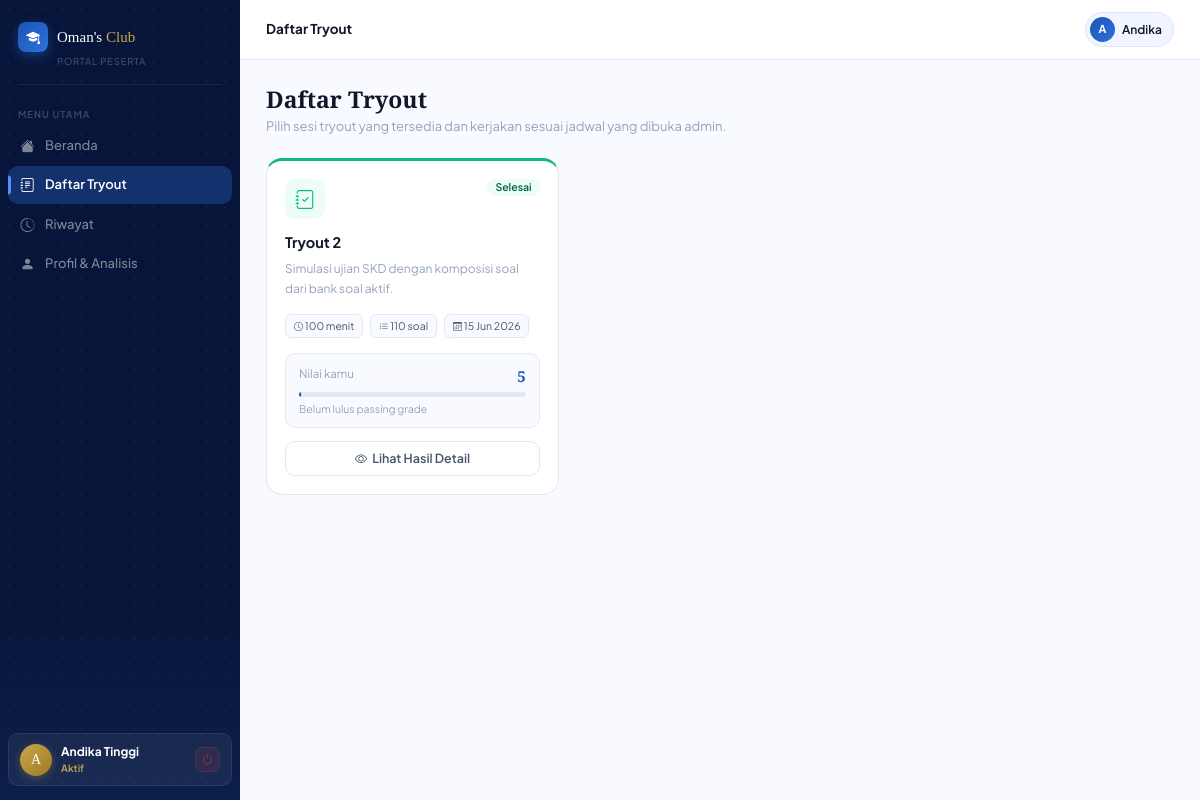
The page /user/daftar-tryout (signed in) on the database its author committed.
### tables this page shows
CREATE TABLE IF NOT EXISTS `user` (
  `id_user` int unsigned NOT NULL AUTO_INCREMENT,
  `nama` varchar(100) NOT NULL,
  `email` varchar(150) NOT NULL,
  `password` varchar(255) NOT NULL COMMENT 'bcrypt hash',
  `no_hp` varchar(20) DEFAULT NULL,
  `role` enum('admin','peserta') NOT NULL DEFAULT 'peserta',
  `status` enum('aktif','nonaktif') NOT NULL DEFAULT 'aktif',
  `foto` varchar(255) DEFAULT NULL COMMENT 'path file foto profil',
  `last_login` datetime DEFAULT NULL,
  `created_at` datetime NOT NULL DEFAULT CURRENT_TIMESTAMP,
  `updated_at` datetime NOT NULL DEFAULT CURRENT_TIMESTAMP ON UPDATE CURRENT_TIMESTAMP,
  PRIMARY KEY (`id_user`),
  UNIQUE KEY `uq_email` (`email`),
  KEY `idx_role` (`role`),
  KEY `idx_status` (`status`)
);

CREATE TABLE IF NOT EXISTS `hasil` (
  `id_hasil` int unsigned NOT NULL AUTO_INCREMENT,
  `id_user` int unsigned NOT NULL,
  `id_tryout` int unsigned NOT NULL,
  `nilai_twk` decimal(6,2) NOT NULL DEFAULT '0.00',
  `nilai_tiu` decimal(6,2) NOT NULL DEFAULT '0.00',
  `nilai_tkp` decimal(6,2) NOT NULL DEFAULT '0.00',
  `total_nilai` decimal(6,2) NOT NULL DEFAULT '0.00',
  `benar_twk` tinyint unsigned NOT NULL DEFAULT '0',
  `benar_tiu` tinyint unsigned NOT NULL DEFAULT '0',
  `lulus_twk` tinyint(1) NOT NULL DEFAULT '0',
  `lulus_tiu` tinyint(1) NOT NULL DEFAULT '0',
  `lulus_tkp` tinyint(1) NOT NULL DEFAULT '0',
  `lulus_total` tinyint(1) NOT NULL DEFAULT '0' COMMENT '1 = lulus semua komponen SKD',
  `ranking` smallint unsigned DEFAULT NULL,
  `waktu_mulai` datetime NOT NULL,
  `waktu_selesai` datetime DEFAULT NULL,
  `durasi_detik` mediumint unsigned DEFAULT NULL COMMENT 'Selisih waktu_selesai - waktu_mulai dalam detik',
  `status_pengerjaan` enum('sedang','selesai','timeout') NOT NULL DEFAULT 'sedang',
  `created_at` datetime NOT NULL DEFAULT CURRENT_TIMESTAMP,
  `updated_at` datetime NOT NULL DEFAULT CURRENT_TIMESTAMP ON UPDATE CURRENT_TIMESTAMP,
  PRIMARY KEY (`id_hasil`),
  UNIQUE KEY `uq_user_tryout` (`id_user`,`id_tryout`),
  KEY `idx_user` (`id_user`),
  KEY `idx_tryout` (`id_tryout`),
  KEY `idx_total` (`total_nilai`),
  KEY `idx_lulus` (`lulus_total`),
  CONSTRAINT `fk_hasil_tryout` FOREIGN KEY (`id_tryout`) REFERENCES `tryout` (`id_tryout`) ON DELETE CASCADE ON UPDATE CASCADE,
  CONSTRAINT `fk_hasil_user` FOREIGN KEY (`id_user`) REFERENCES `user` (`id_user`) ON DELETE CASCADE ON UPDATE CASCADE
);

CREATE TABLE IF NOT EXISTS `tryout` (
  `id_tryout` int unsigned NOT NULL AUTO_INCREMENT,
  `nama_tryout` varchar(150) NOT NULL,
  `deskripsi` text,
  `waktu` smallint unsigned NOT NULL DEFAULT '100' COMMENT 'Durasi ujian dalam menit',
  `jml_soal_twk` tinyint unsigned NOT NULL DEFAULT '30',
  `jml_soal_tiu` tinyint unsigned NOT NULL DEFAULT '35',
  `jml_soal_tkp` tinyint unsigned NOT NULL DEFAULT '45',
  `tanggal_mulai` datetime NOT NULL,
  `tanggal_selesai` datetime NOT NULL,
  `status` enum('draft','aktif','selesai','diarsipkan') NOT NULL DEFAULT 'draft',
  `acak_soal` tinyint(1) NOT NULL DEFAULT '1' COMMENT '1 = soal diacak untuk setiap peserta',
  `acak_opsi` tinyint(1) NOT NULL DEFAULT '0' COMMENT '1 = urutan opsi A-E ikut diacak',
  `dibuat_oleh` int unsigned DEFAULT NULL,
  `created_at` datetime NOT NULL DEFAULT CURRENT_TIMESTAMP,
  `updated_at` datetime NOT NULL DEFAULT CURRENT_TIMESTAMP ON UPDATE CURRENT_TIMESTAMP,
  PRIMARY KEY (`id_tryout`),
  KEY `fk_tryout_user` (`dibuat_oleh`),
  KEY `idx_status` (`status`),
  KEY `idx_tanggal_mulai` (`tanggal_mulai`),
  KEY `idx_tanggal_selesai` (`tanggal_selesai`),
  CONSTRAINT `fk_tryout_user` FOREIGN KEY (`dibuat_oleh`) REFERENCES `user` (`id_user`) ON DELETE SET NULL ON UPDATE CASCADE
);

### app/Tampilan/Halaman/Users/daftar-tryout-user.php (the view, shortened to what the rows shown need)
<?php
$tryoutRows = $tryoutRows ?? [];
?>
<div class="page active" id="pg-tryout">
  <div class="page-body">
    <div class="page-heading anim">
      <h2>Daftar Tryout</h2>
    </div>
    <?php if (!$tryoutRows): ?>
      <div class="card anim" style="padding:22px;text-align:center;">
        <div style="width:46px;height:46px;border-radius:12px;background:var(--frost);color:var(--blue-main);display:flex;align-items:center;justify-content:center;margin:0 auto 10px;font-size:22px;">
          <i class="bi bi-calendar-x"></i>
        </div>
        <div style="font-weight:800;color:var(--ink);margin-bottom:4px;">Belum ada tryout aktif</div>
        <div style="font-size:12px;color:var(--ash);">Tryout akan muncul di sini saat admin membuka jadwal pengerjaan.</div>
      </div>
    <?php else: ?>
      <div style="display:grid;grid-template-columns:repeat(auto-fill,minmax(290px,1fr));gap:15px;">
        <?php foreach ($tryoutRows as $index => $tryout): ?>
          <?php
            $statusPengerjaan = $tryout['status_pengerjaan'] ?? null;
            $isDone = in_array($statusPengerjaan, ['selesai', 'timeout'], true);
            $isProgress = $statusPengerjaan === 'sedang';
            $totalSoal = (int) ($tryout['total_soal'] ?? 0);
            $score = (float) ($tryout['total_nilai'] ?? 0);
            $scorePct = min(100, round(($score / 550) * 100));
            $badgeClass = $isDone ? 'badge-done' : ($isProgress ? 'badge-warning' : 'badge-new');
            $badgeText = $isDone ? 'Selesai' : ($isProgress ? 'Sedang' : 'Baru');
          ?>
          <div class="card anim <?= $index > 0 ? 'anim-d1' : '' ?>" style="border-top:3px solid <?= $isDone ? 'var(--emerald)' : 'var(--blue-main)' ?>;">
            <div style="padding:18px;">
              <div style="display:flex;align-items:flex-start;justify-content:space-between;margin-bottom:13px;">
                <div style="width:40px;height:40px;border-radius:10px;background:<?= $isDone ? '#ECFDF5' : 'var(--frost)' ?>;color:<?= $isDone ? 'var(--emerald)' : 'var(--blue-main)' ?>;display:flex;align-items:center;justify-content:center;font-size:19px;">
                  <i class="bi <?= $isDone ? 'bi-journal-check' : 'bi-journal-text' ?>"></i>
                </div>
                <span class="badge <?= $badgeClass ?>"><?= htmlspecialchars($badgeText) ?></span>
              </div>
              <div style="font-weight:700;font-size:14.5px;color:var(--ink);margin-bottom:5px;"><?= htmlspecialchars($tryout['nama_tryout']) ?></div>
              <div style="font-size:12px;color:var(--ash);line-height:1.7;margin-bottom:13px;min-height:42px;">
                <?= htmlspecialchars($tryout['deskripsi'] ?: 'Simulasi ujian SKD dengan komposisi soal dari bank soal aktif.') ?>
              </div>
              <div style="display:flex;gap:7px;flex-wrap:wrap;margin-bottom:15px;">
                <span style="font-size:10.5px;background:var(--cloud);border:1px solid var(--smoke);color:var(--slate);padding:3px 8px;border-radius:var(--r-sm);"><i class="bi bi-clock" style="font-size:9px;"></i> <?= (int) $tryout['waktu'] ?> menit</span>
                <span style="font-size:10.5px;background:var(--cloud);border:1px solid var(--smoke);color:var(--slate);padding:3px 8px;border-radius:var(--r-sm);"><i class="bi bi-list-ol" style="font-size:9px;"></i> <?= $totalSoal ?> soal</span>
                <span style="font-size:10.5px;background:var(--cloud);border:1px solid var(--smoke);color:var(--slate);padding:3px 8px;border-radius:var(--r-sm);"><i class="bi bi-calendar3" style="font-size:9px;"></i> <?= htmlspecialchars(date('d M Y', strtotime($tryout['tanggal_mulai']))) ?></span>
              </div>
              <?php if ($isDone): ?>
                <div style="background:var(--cloud);border:1px solid var(--smoke);border-radius:var(--r-md);padding:11px 13px;margin-bottom:13px;">
                  <div style="display:flex;justify-content:space-between;font-size:11.5px;margin-bottom:5px;"><span style="color:var(--ash);">Nilai kamu</span><strong style="color:var(--blue-main);font-size:15px;font-family:'Playfair Display',serif;"><?= number_format($score, 0) ?></strong></div>
                  <div class="progress-bar"><div class="progress-fill" style="width:<?= $scorePct ?>%;background:var(--blue-main);"></div></div>
                  <div style="font-size:10.5px;color:var(--ash);margin-top:4px;"><?= $tryout['lulus_total'] ? 'Lulus passing grade' : 'Belum lulus passing grade' ?></div>
                </div>
                <a href="<?= BASE_URL ?>/user/hasil-tryout?id=<?= (int) $tryout['id_hasil'] ?>" class="btn btn-ghost" style="width:100%;justify-content:center;"><i class="bi bi-eye"></i> Lihat Hasil Detail</a>
              <?php endif; ?>
            </div>
          </div>
        <?php endforeach; ?>
      </div>
    <?php endif; ?>
  </div>
</div>

### app/Tampilan/Widget/users/sidebar.php (shortened to what the rows shown need)
<aside class="sidebar" id="sidebar">
  <div class="sb-footer">
    <div class="sb-user-card">
      <div class="sb-avatar"><?= htmlspecialchars($userContext['initial'] ?? 'P') ?></div>
      <div class="sb-user-info">
        <div class="sb-user-name"><?= htmlspecialchars($userContext['user']['nama'] ?? 'Peserta') ?></div>
        <div class="sb-user-role"><?= htmlspecialchars(ucfirst($userContext['user']['status'] ?? 'aktif')) ?></div>
      </div>
      <div class="sb-logout-btn" onclick="konfirmKeluar()"><i class="bi bi-power"></i></div>
    </div>
  </div>
</aside>

### app/Tampilan/Widget/users/topbar.php (shortened to what the rows shown need)
<div class="topbar">
    <div class="tb-right">
        <div class="tb-user-pill" onclick="nav('profil')">
        <div class="tb-pill-av"><?= htmlspecialchars($userContext['initial'] ?? 'P') ?></div>
        <span class="tb-pill-name"><?= htmlspecialchars($userContext['first_name'] ?? 'Peserta') ?></span>
        </div>
    </div>
</div>

### rows shown on the page
user: nama "A", nama "Andika Tinggi", nama+status "Aktif", nama "Andika"
hasil: status_pengerjaan "Selesai", id_tryout.nama_tryout "Tryout 2", id_tryout.deskripsi "Simulasi ujian SKD dengan komposisi soal dari bank soal aktif.", id_tryout.waktu "100", totalSoal "110", id_tryout.tanggal_mulai "15 Jun 2026", total_nilai "5", lulus_total "Belum lulus passing grade"

### other values the page prints
$item['label'] "Beranda"
$item['label'] "Daftar Tryout"
$item['label'] "Riwayat"
$item['label'] "Profil & Analisis"
$topbarTitle "Daftar Tryout"
